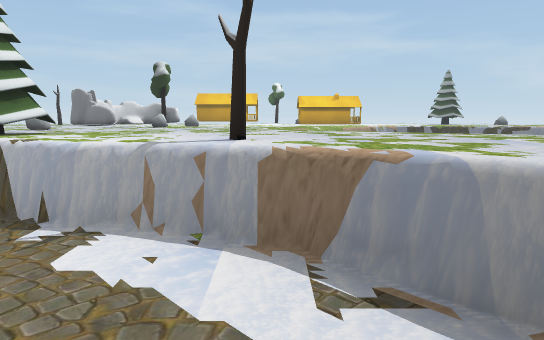
[1] (above)

22 first-person views from a walk through a Unity game level. The camera is 1.3 m above the floor, tilts 8° down and sees 75° across. The floor is counted in squares, 1 m on a side. Each view is taken from the middle of a square. On the plan, view 1 faces up. The plan holds only what a view shows up to about 15 squares ahead; the rest is blank. The place goes on beyond the plan. The player is left out.

[2]
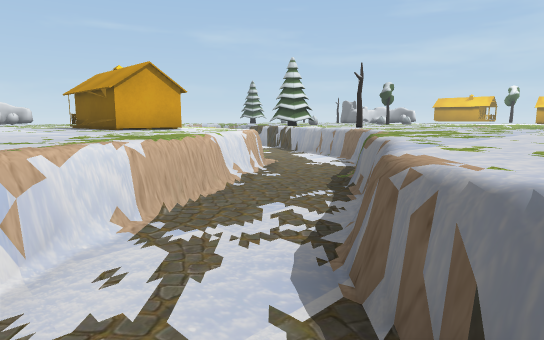

[3]
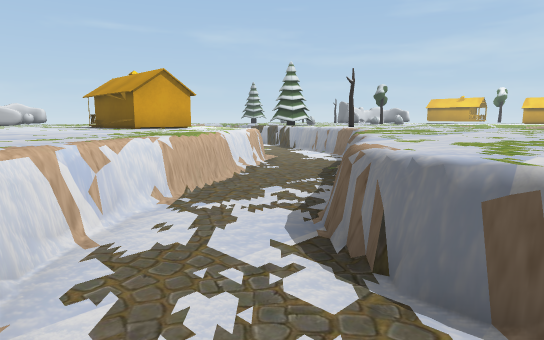

[4]
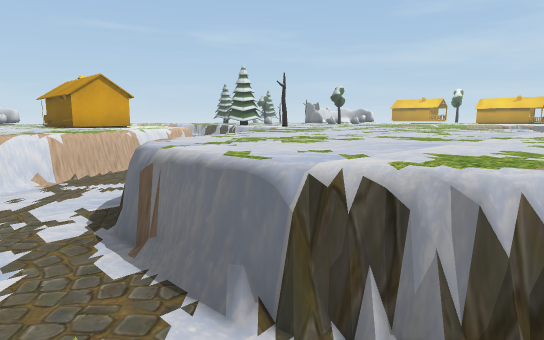

[5]
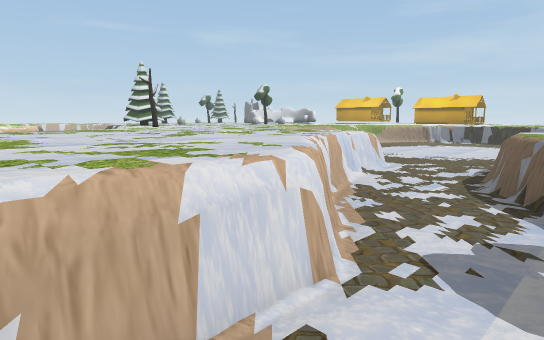

[6]
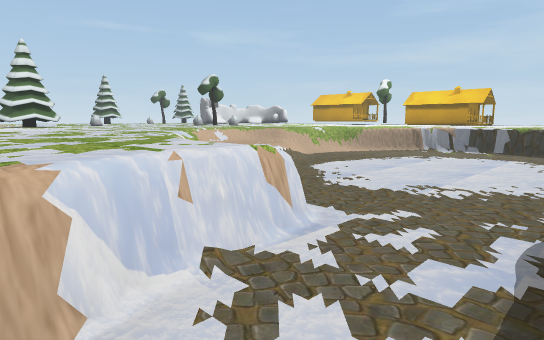

[7]
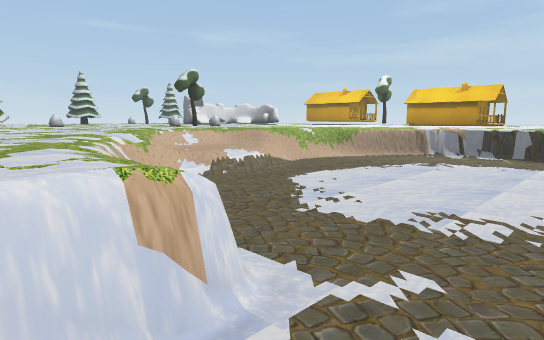

[8]
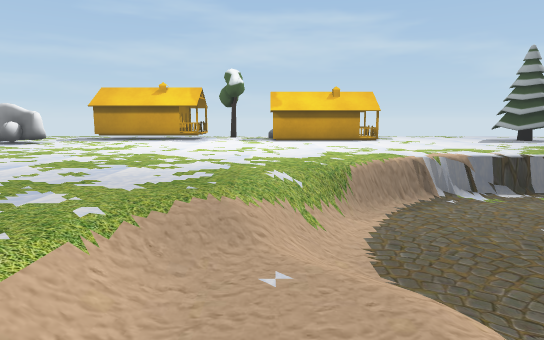

[9]
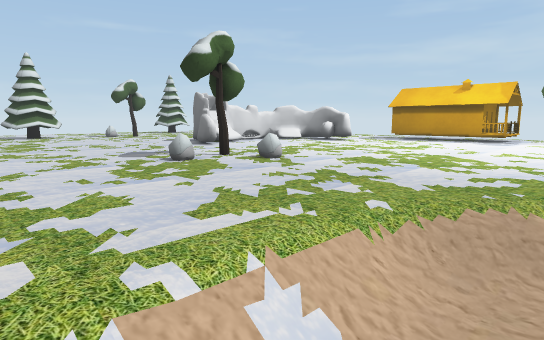

[10]
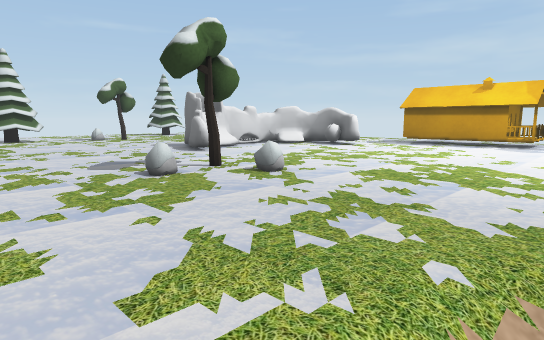

[11]
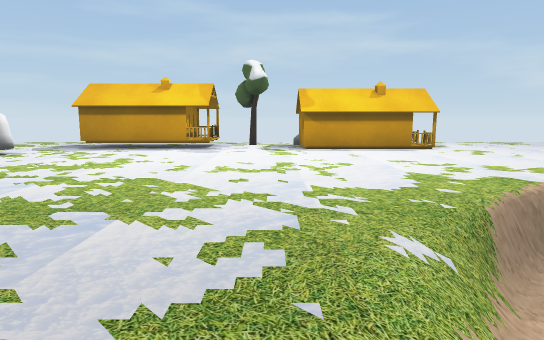

[12]
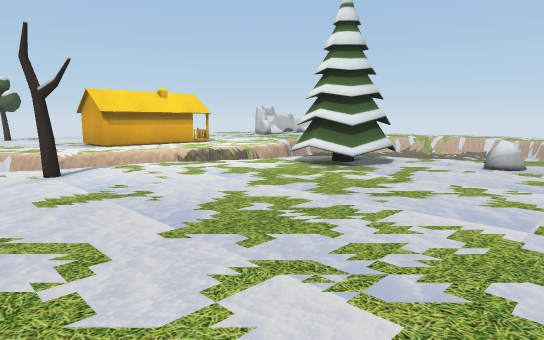

[13]
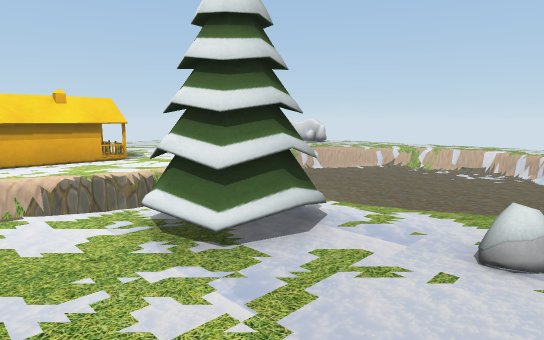

[14]
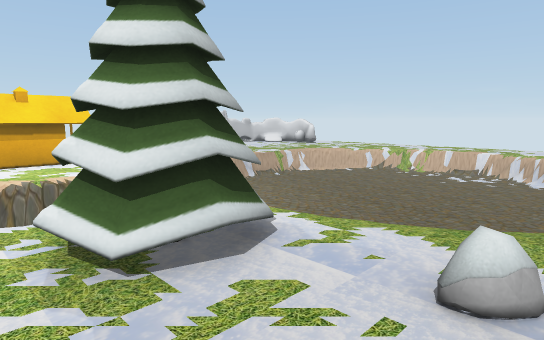

[15]
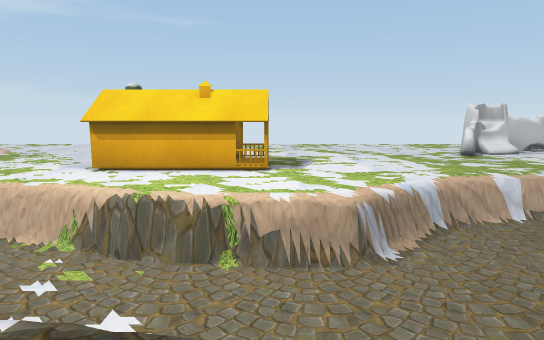

[16]
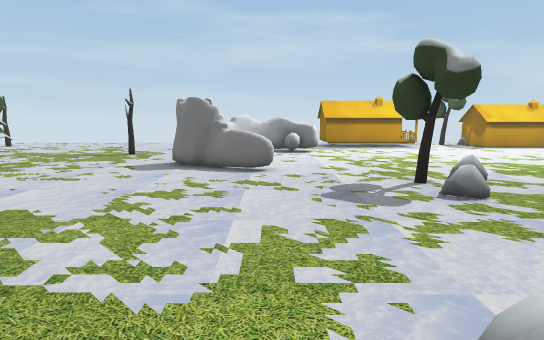

[17]
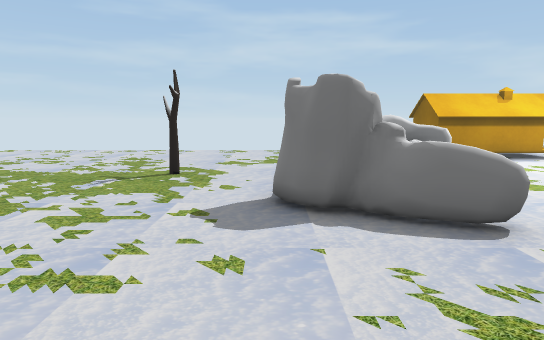

[18]
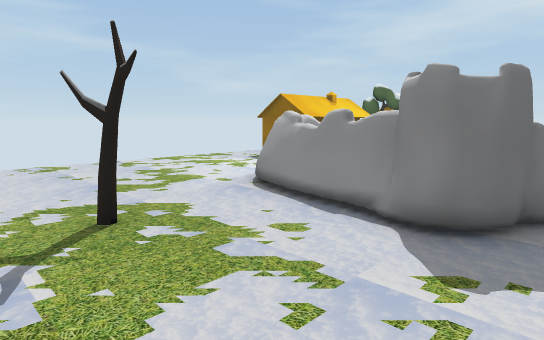

[19]
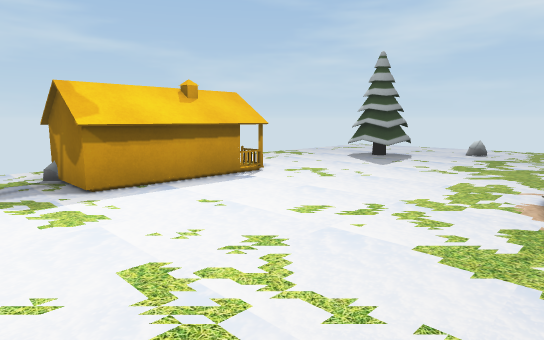

[20]
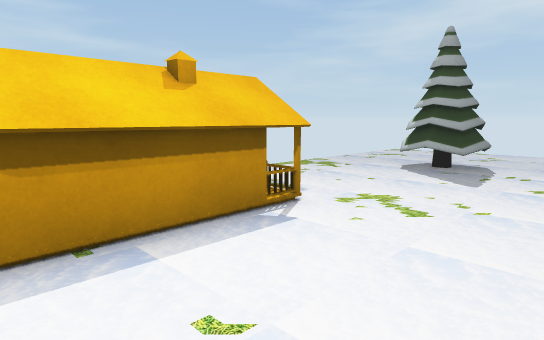

[21]
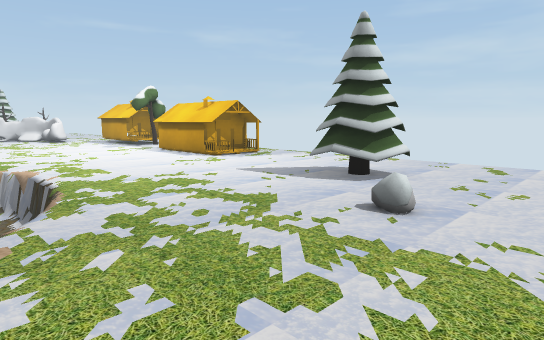

[22]
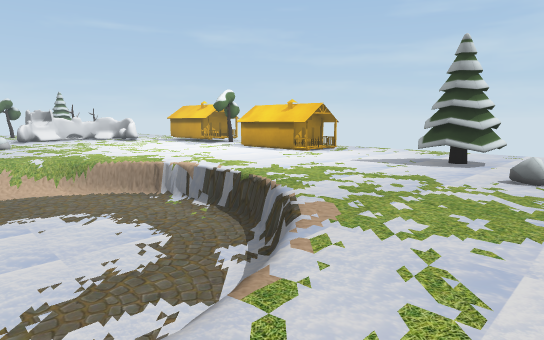

### Floor plan
Key: @ floor where view 1 was taken; # wall or solid block; . main floor; : floor 0.25 m higher than the main floor; - floor 0.25 m lower than the main floor; _ floor 0.5 m lower than the main floor; < floor 1 m lower than the main floor; / step, stairs or slope; = window, fence, low wall or low ledge; O other object.
Columns run from 15 left of view 1 to 17 right of it. Each row starts with its distance up from view 1.
 29 ..................    ..........
 28 ..........OOOOO..O  OO..........
 27 ..........O::OOO.OOOOO.....O....
 26 ..........OOOOOO.OOOOO....OOO....
 25 ...........................OO....
 24 ......###........................
 23 .OO..##.=.....................O..
 22 ..O..#...........................
 21 .....#...........................
 20 ....##/...............=.==.......
 19 ....##=.............==<<<===....
 18 ......==........../=<<<<<<<==....
 17 ..........OO......=<<<<<<<<<=...
 16 ..........O......//<<<<<<<<<#=..
 15 ..........O.....///<<<<<<<<<<=.
 14 ................////<<<<<<<<   .
 13 ................/__/<<<<<<<
 12      .........../__/<<<<<<<
 11      /..........///<<<<<<<<
 10 <<<   /.O........///<<<<<<<
  9 <<<<  =............=/<<<<<<
  8 <<<<   /OOO.........=_<=/<<-
  7 <<<<<  /OOO.............=<<=.
  6 <<<<<  ==/..............=<<=#
  5 <<<<<<<<<  =/.OO........=<<<=
  4 <<<<<<<<<<<<<===#........=<<=
  3 <<<<<<==<<<<<<<<=#.......=<<<
  2 <<<<<=#...=/<<<<<=........=<<<
  1 <<</=.......===<<==........=<<
  0  .............=@<<=........=<<
 -1 .......OOOOO...=<<==.......=<
 -2 .......OOOOO...//<<=#......= <
 -3 .......OOOOO....=<<<=.....
 -4 =................=<<=#....=
 -5 =................=<<<==..==
 -6  .................=<<<<<<<
 -7  .......      .....=<<<<< <
 -8                        <

Positions as (right, up) in squares from view 1, and headings:
1: (0, 0), facing up
2: (7, -7), facing up-left
3: (8, -8), facing up-left
4: (11, -7), facing up-left
5: (14, -2), facing up-left
6: (12, 4), facing up-left
7: (11, 6), facing up-left
8: (2, 11), facing up
9: (2, 11), facing up-left
10: (1, 12), facing up-left
11: (1, 14), facing up
12: (1, 12), facing down-left
13: (-3, 11), facing down-left
14: (-4, 11), facing down-left
15: (-8, 8), facing down
16: (-8, 9), facing up
17: (-11, 14), facing up
18: (-15, 18), facing up-right
19: (0, 19), facing up-right
20: (2, 22), facing up-right
21: (17, 18), facing up-left
22: (16, 14), facing up-left
